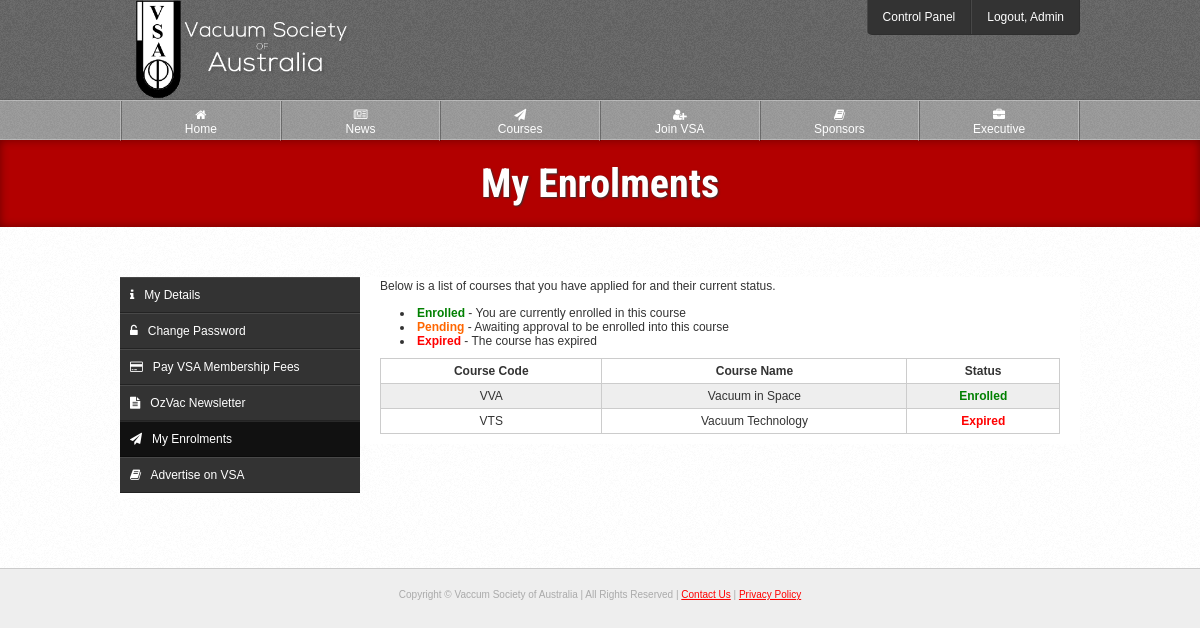
/source/account/enrolments.php (signed in), run on the app's committed database.
### tables this page shows
CREATE TABLE IF NOT EXISTS `users` (
  `id` int(10) NOT NULL AUTO_INCREMENT,
  `username` varchar(20) NOT NULL,
  `password` varchar(70) NOT NULL,
  `email` varchar(100) NOT NULL,
  `title` varchar(6) NOT NULL,
  `fname` varchar(30) NOT NULL,
  `lname` varchar(40) NOT NULL,
  `address` varchar(80) NOT NULL,
  `suburb` varchar(50) NOT NULL,
  `state` varchar(50) NOT NULL,
  `postcode` int(10) NOT NULL,
  `country` varchar(50) NOT NULL,
  `telephone` varchar(20) NOT NULL,
  `fax` varchar(20) DEFAULT NULL,
  `website` varchar(100) DEFAULT NULL,
  `company` varchar(150) DEFAULT NULL,
  `blocked` enum('0','1') NOT NULL,
  `type` enum('1','2','3','4') NOT NULL,
  `active` enum('0','1') NOT NULL,
  `level` enum('1','2') NOT NULL,
  `password_reset` enum('0','1') NOT NULL,
  `activation_code` varchar(40) NOT NULL,
  `reset_code` varchar(100) NOT NULL,
  `payment_made` enum('0','1') NOT NULL,
  `date_created` varchar(100) NOT NULL,
  `payment_due_date` varchar(100) NOT NULL,
  `course_member_expiry` varchar(100) NOT NULL,
  PRIMARY KEY (`id`),
  FULLTEXT KEY `username` (`username`)
);

CREATE TABLE IF NOT EXISTS `enrolments` (
  `id` int(10) NOT NULL AUTO_INCREMENT,
  `user_id` int(10) NOT NULL,
  `course_id` int(10) NOT NULL,
  `status` enum('0','1') NOT NULL,
  `payment_required` varchar(10) NOT NULL,
  PRIMARY KEY (`id`)
);

CREATE TABLE IF NOT EXISTS `courses` (
  `id` int(10) NOT NULL AUTO_INCREMENT,
  `code` varchar(10) NOT NULL,
  `name` varchar(100) NOT NULL,
  `duration` varchar(50) NOT NULL,
  `date` varchar(100) NOT NULL,
  `time` varchar(20) NOT NULL,
  `location` varchar(100) NOT NULL,
  `cost` varchar(10) NOT NULL,
  `expired` enum('0','1') NOT NULL,
  PRIMARY KEY (`id`)
);

### source/classes/User.php (called while the page is built, shortened)
<?php
class User extends Pagination {
	public static function getUsername($id) {
		$q = DB::$db->prepare("
			SELECT username
			FROM users
			WHERE id = :id
		") or die(SQL_ERROR);
		$q->execute([':id' => $id]);
		$c = $q->rowCount();
		$r = $q->fetch(PDO::FETCH_OBJ);
		return ($c != 0) ? $r->username : "Unknown";
	}
}

### source/classes/Template.php (called while the page is built, shortened)
<?php
class Template {
	private $page;
	public function setActivePage($prefix = null) {
		$page = explode("/", $_SERVER['PHP_SELF']);
		$page = end($page);
		$page = explode(".", $page);
		$page = current($page);
		$this->page = $prefix.$page;
	}
	public function getActivePage() {
		return $this->page;
	}
}

### source/classes/Courses.php (called while the page is built, shortened)
<?php
class Courses {
	private $count;
	private $data;
	public function getEnrolments($user_id) {
		$user_id = (int)$user_id;
		$q = DB::$db->prepare("
			SELECT *
			FROM enrolments
			INNER JOIN courses
			ON enrolments.course_id = courses.id
			WHERE enrolments.user_id = :id
		");
		$q->execute([':id' => $user_id]);
		$this->count = $q->rowCount();
		if($this->count != 0)
			while($r = $q->fetch(PDO::FETCH_OBJ))
				$this->data[] = $r;
		return $this->data;
	}
	public function getCount() {
		return $this->count;
	}
}

### source/account/enrolments.php (the view, shortened to what this page needs)
<?php
$t = new Template("acc_");
$t->setTitle("My Enrolments");
include $t->load("template/head.php");
include $t->load("template/header.php");
$_courses = new Courses;
$enrolments = $_courses->getEnrolments($_SESSION['logged']);
?>
	<div id="page-heading">
		<h1>My Enrolments</h1>
	</div>
	<div class="outer-wrapper white">
		<div class="inner-wrapper">
			<?php include $t->load("template/account-nav.php"); ?>
			<section class="right-main">
				<?php if($_courses->getCount() != 0): ?>
					<p>Below is a list of courses that you have applied for and their current status.</p>
					<ul>
						<li><span class="text-green"><b>Enrolled</b></span> - You are currently enrolled in this course</li>
						<li><span class="text-orange"><b>Pending</b></span> - Awaiting approval to be enrolled into this course</li>
						<li><span class="text-red"><b>Expired</b></span> - The course has expired</li>
					</ul>
					<table class="style">
						<tr>
							<th>Course Code</th>
							<th>Course Name</th>
							<th>Status</th>
						</tr>
						<?php foreach($enrolments as $enrolment): ?>
							<tr>
								<td><?=$enrolment->code;?></td>
								<td><?=$enrolment->name;?></td>
								<td>
									<?php if($enrolment->expired == '1'): ?>
										<span class="text-red"><b>Expired</b></span>
									<?php elseif($enrolment->status === '1'): ?>
										<span class="text-green"><b>Enrolled</b></span>
									<?php elseif($enrolment->status === '0'): ?>
										<span class="text-orange"><b>Pending</b></span>
									<?php endif; ?>
								</td>
							</tr>
						<?php endforeach; ?>
					</table>
				<?php endif; ?>
			</section>
		</div>
	</div>
<?php include $t->load("template/footer.php"); ?>

### source/template/header.php (shortened to what this page needs)
</head>
	<body>
		<header id="fixed">
			<div id="header">
				<div class="inner-wrapper">
					<a href="<?=PATH;?>"><img src="<?=PATH;?>img/vsa-logo.png" id="banner-logo" alt="Vaccum Society of Australia"></a>
					<?php if(isset($_SESSION['admin'])): ?>
						<nav class="top-nav">
							<ul>
								<li><a href="<?=PATH;?>cp/update-welcome">Control Panel</a></li>
								<li><a href="<?=PATH;?>logout?url=<?=$_SERVER['REQUEST_URI'];?>">Logout, <?=User::getUsername($_SESSION["logged"]);?></a></li>
							</ul>
						</nav>
					<?php else: ?>
						<div class="login-btn-wrapper">
							<a href="<?=PATH;?>login" class="login-btn"><img src="<?=PATH;?>img/login-btn.png"></a>
						</div>
					<?php endif; ?>
				</div>
			</div>
			<nav class="main-nav">
				<div class="inner-wrapper">
					<ul>
						<li><a href="<?=PATH;?>"<?=($t->getActivePage() == 'index') ? ' class="active"' : null;?>><i class="fa fa-home"></i><br>Home</a></li>
						<li><a href="<?=PATH;?>news"<?=($t->getActivePage() == 'news') ? ' class="active"' : null;?>><i class="fa fa-newspaper-o"></i><br>News</a></li>
						<li><a href="<?=PATH;?>courses"<?=($t->getActivePage() == 'courses' || $t->getActivePage() == 'apply-course') ? ' class="active"' : null;?>><i class="fa fa-paper-plane"></i><br>Courses</a></li>
						<li><a href="<?=PATH;?>join"<?=($t->getActivePage() == 'join') ? ' class="active"' : null;?>><i class="fa fa-user-plus"></i><br>Join VSA</a></li>
						<li><a href="<?=PATH;?>sponsors"<?=($t->getActivePage() == 'sponsors') ? ' class="active"' : null;?>><i class="fa fa-book"></i><br>Sponsors</a></li>
						<li><a href="<?=PATH;?>executive"<?=($t->getActivePage() == 'executive') ? ' class="active"' : null;?>><i class="fa fa-briefcase"></i><br>Executive</a></li>
					</ul>
				</div>
			</nav>
		</header>

### source/css/layout.css (style rules this page uses)
header, footer, nav { display: block; }
* { box-sizing: border-box; margin: 0; padding: 0; }
body { margin: 0; padding: 0; background: #EEE; font-family: arial, sans-serif; font-size: 12px; color: #333; }
.inner-wrapper { max-width: 960px; margin: 0 auto; position: relative; }
.outer-wrapper { padding: 50px 0px; border-bottom: 1px solid #CCC; }
.white { background: url("../img/content-bg.png"); }
#header { height: 100px; background: url("../img/header-bg.png"); border-bottom: 1px solid rgba(0,0,0,.1); }
#banner-logo { margin-top: -2px; height: 102px; }
.main-nav { height: 40px; background: url("../img/main-nav-bg.png"); font-size: 12px; border-top: 1px solid rgba(255,255,255,.3); border-bottom: 1px solid rgba(255,255,255,.3); display: block; }
.main-nav ul { margin: 0; padding: 0; border-left: 1px solid rgba(255,255,255,.3); border-right: 1px solid rgba(0,0,0,.3); }
.main-nav ul li { list-style-type: none; display: inline; float: left; width: 16.666%; text-align: center; }
.main-nav li a { display: block; color: #FFF; text-decoration: none; padding: 7px 15px; height: 40px; transition: .2s linear; border-left: 1px solid rgba(0,0,0,.3); border-right: 1px solid rgba(255,255,255,.3); }
.top-nav { position: absolute; right: 0; top: 0; background: #333; border-bottom: 1px solid rgba(0,0,0,.1); -webkit-border-radius: 0 0 5px 5px; -moz-border-radius: 0 0 5px 5px; -ms-border-radius: 0 0 5px 5px; -o-border-radius: 0 0 5px 5px; border-radius: 0 0 5px 5px; overflow: hidden; }
.top-nav ul { margin: 0; padding: 0; }
.top-nav ul li { list-style-type: none; display: inline; float: left; }
.top-nav li a { padding: 10px 15px; text-align: center; display: block; text-decoration: none; color: #FFF; border-right: 1px solid rgba(0,0,0,.1); border-left: 1px solid rgba(255,255,255,.1); transition: .2s linear; }
.top-nav ul li:last-of-type { border-right: none; }
.top-nav ul li:first-of-type { border-left: none; }
#page-heading { background: #B20000; color: #FFF; padding: 20px 0px; text-align: center; box-shadow: inset 0px 0px 10px rgba(0,0,0,.4); }
#page-heading h1 { margin: 0; padding: 0; font-size: 40px; text-shadow: 1px 1px 2px #333; font-family: 'Roboto Condensed', sans-serif; text-rendering: optimizeLegibility !important; -webkit-font-smoothing: antialiased !important; color: #FFF; }
.left-side, .right-main { background: #FFF; margin-bottom: 20px; }
.right-main { float: right; width: 720px; padding: 0px 20px; }

### source/css/style.css (style rules this page uses)
.text-red { color: red; }
.text-green { color: green; }
.text-orange { color: #F60; }
table.style { border-collapse: collapse; width: 100%; text-align: center; margin-bottom: 10px; }
table.style th { color: #333; }
table.style th, table.style td { border: 1px solid #CCC; padding: 5px; }
table.style tr:nth-child(even) { background: #EEE; }
h1, h2, h3, h4, h5, h6 { margin-bottom: 15px; padding: 0; }
h1 { font-size: 35px; font-family: 'Roboto Condensed', sans-serif; }
p { line-height: 19px; margin-bottom: 10px; }
a { color: #F00; }
a img { border: none; }
li { list-style-position: inside; }
ul, ol { margin-bottom: 10px; margin-left: 20px; }

### source/css/resize.css (style rules this page uses)
body { margin: 0; text-align: center; }
#banner-logo { text-align: center; height: auto; max-width: 233px; }
#header { height: 100%; }
#fixed { position: static; }
.main-nav { height: 100%; border-top: none; border-bottom: none; display: none; }
.main-nav ul li { width: 50%; border: none; }
.main-nav li a { border-bottom: 1px solid rgba(0,0,0,.3); border-top: 1px solid rgba(255,255,255,.3); }
.main-nav li a:nth-child(odd) { border-left: none; }
.top-nav { position: static; top: auto; right: auto; border-radius: 0; }
.top-nav ul li { width: 50%; }
.left-side, .right-main { float: none; width: auto; }
table.style { overflow-x: auto; display: block; width: 100%; }

### source/css/resize-sidebars.css (style rules this page uses)
.right-main { float: none; width: auto; }
.outer-wrapper { padding: 20px 2%; }

### data on the page
users: username "Admin"
enrolments: course.code "VVA", course.name "Vacuum in Space", status "Enrolled"
enrolments: course.code "VTS", course.name "Vacuum Technology", shows "Expired"
